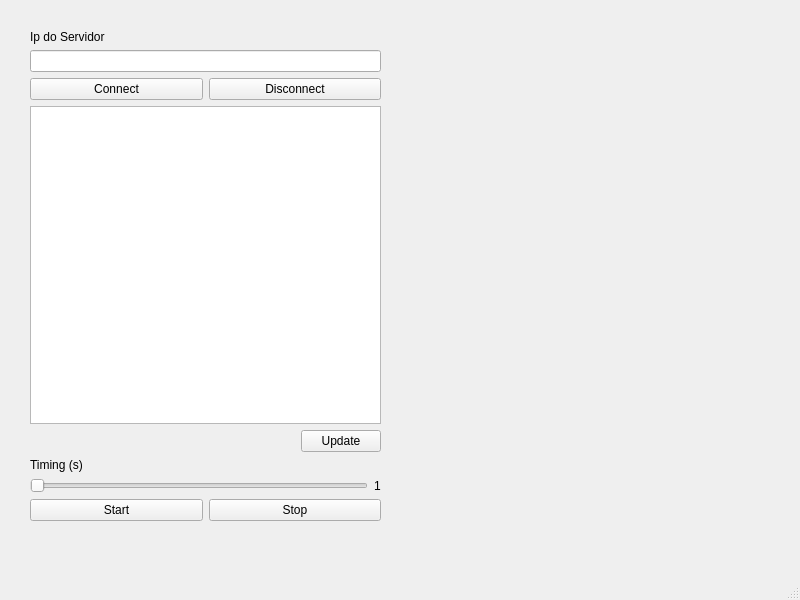
<?xml version="1.0" encoding="UTF-8"?>
<ui version="4.0">
 <class>MainWindow</class>
 <widget class="QMainWindow" name="MainWindow">
  <property name="geometry">
   <rect>
    <x>0</x>
    <y>0</y>
    <width>800</width>
    <height>600</height>
   </rect>
  </property>
  <property name="windowTitle">
   <string>MainWindow</string>
  </property>
  <widget class="QWidget" name="centralwidget">
   <widget class="Plotter" name="widget" native="true">
    <property name="geometry">
     <rect>
      <x>400</x>
      <y>30</y>
      <width>361</width>
      <height>481</height>
     </rect>
    </property>
   </widget>
   <widget class="QWidget" name="">
    <property name="geometry">
     <rect>
      <x>30</x>
      <y>30</y>
      <width>351</width>
      <height>491</height>
     </rect>
    </property>
    <layout class="QVBoxLayout" name="verticalLayout_4">
     <item>
      <layout class="QVBoxLayout" name="verticalLayout_2">
       <item>
        <widget class="QLabel" name="labelServidor">
         <property name="text">
          <string>Ip do Servidor</string>
         </property>
        </widget>
       </item>
       <item>
        <layout class="QVBoxLayout" name="verticalLayout">
         <item>
          <widget class="QLineEdit" name="lineEdit"/>
         </item>
         <item>
          <layout class="QHBoxLayout" name="horizontalLayout_2">
           <item>
            <widget class="QPushButton" name="connectButton">
             <property name="text">
              <string>Connect</string>
             </property>
            </widget>
           </item>
           <item>
            <widget class="QPushButton" name="disconnectButton">
             <property name="text">
              <string>Disconnect</string>
             </property>
            </widget>
           </item>
          </layout>
         </item>
        </layout>
       </item>
      </layout>
     </item>
     <item>
      <widget class="QListView" name="listView"/>
     </item>
     <item>
      <layout class="QHBoxLayout" name="horizontalLayout_4">
       <item>
        <spacer name="horizontalSpacer">
         <property name="orientation">
          <enum>Qt::Orientation::Horizontal</enum>
         </property>
         <property name="sizeHint" stdset="0">
          <size>
           <width>40</width>
           <height>20</height>
          </size>
         </property>
        </spacer>
       </item>
       <item>
        <widget class="QPushButton" name="updateButton">
         <property name="text">
          <string>Update</string>
         </property>
        </widget>
       </item>
      </layout>
     </item>
     <item>
      <layout class="QVBoxLayout" name="verticalLayout_3">
       <item>
        <widget class="QLabel" name="label">
         <property name="text">
          <string>Timing (s)</string>
         </property>
        </widget>
       </item>
       <item>
        <layout class="QHBoxLayout" name="horizontalLayout_5">
         <item>
          <widget class="QSlider" name="timingSlider">
           <property name="minimum">
            <number>1</number>
           </property>
           <property name="orientation">
            <enum>Qt::Orientation::Horizontal</enum>
           </property>
          </widget>
         </item>
         <item>
          <widget class="QLabel" name="labelTimer">
           <property name="text">
            <string>1</string>
           </property>
          </widget>
         </item>
        </layout>
       </item>
      </layout>
     </item>
     <item>
      <layout class="QHBoxLayout" name="horizontalLayout">
       <item>
        <widget class="QPushButton" name="startButton">
         <property name="text">
          <string>Start</string>
         </property>
        </widget>
       </item>
       <item>
        <widget class="QPushButton" name="stopButton">
         <property name="text">
          <string>Stop</string>
         </property>
        </widget>
       </item>
      </layout>
     </item>
    </layout>
   </widget>
  </widget>
  <widget class="QMenuBar" name="menubar">
   <property name="geometry">
    <rect>
     <x>0</x>
     <y>0</y>
     <width>800</width>
     <height>25</height>
    </rect>
   </property>
  </widget>
  <widget class="QStatusBar" name="statusbar"/>
 </widget>
 <customwidgets>
  <customwidget>
   <class>Plotter</class>
   <extends>QWidget</extends>
   <header>plotter.h</header>
   <container>1</container>
  </customwidget>
 </customwidgets>
 <resources/>
 <connections>
  <connection>
   <sender>timingSlider</sender>
   <signal>valueChanged(int)</signal>
   <receiver>labelTimer</receiver>
   <slot>setNum(int)</slot>
   <hints>
    <hint type="sourcelabel">
     <x>151</x>
     <y>443</y>
    </hint>
    <hint type="destinationlabel">
     <x>310</x>
     <y>450</y>
    </hint>
   </hints>
  </connection>
 </connections>
</ui>
